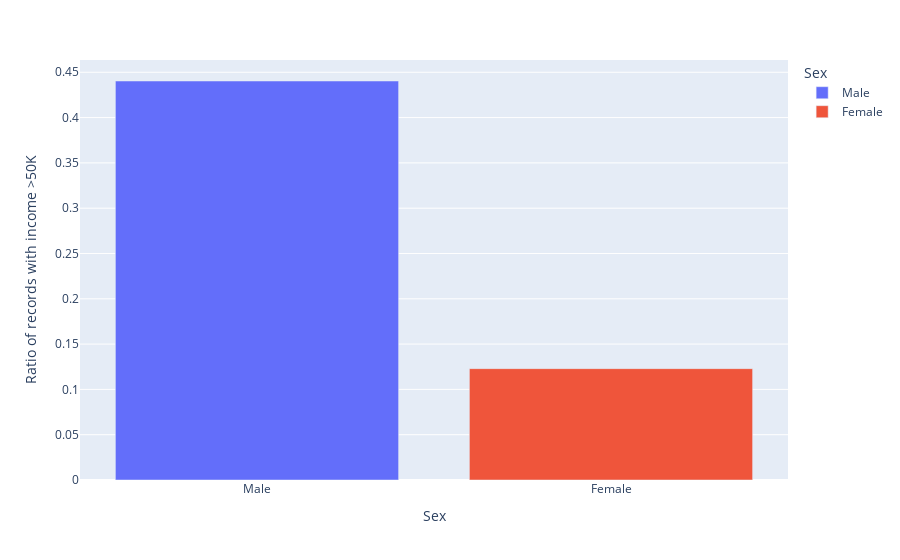

Notebook code for this chart:
### Markdown cell above
##### Sex vs Income

### Code cell
incomeGender = df_original.groupby('sex').income.value_counts()
Female = incomeGender[1]/incomeGender[0]
Male = incomeGender[3]/incomeGender[2]
temp = {}
temp['probability'] = Male,Female
temp['sex'] = ['Male','Female']

genderGraph = pd.DataFrame(temp)

fig = px.bar(genderGraph,
             x = 'sex',
             y = 'probability',
             color='sex',
             labels={'probability':'Ratio of records with income >50K','sex':'Sex'})
fig.show()

### Figure 1 — Plotly figure (JSON) as saved in the notebook; plotly's stock layout.template omitted (floating-point values rounded to 4 significant figures)
{"data": [{"alignmentgroup": "True", "hovertemplate": "Sex=%{x}<br>Ratio of records with income >50K=%{y}<extra></extra>", "legendgroup": "Male", "marker": {"color": "#636efa", "pattern": {"shape": ""}}, "name": "Male", "offsetgroup": "Male", "orientation": "v", "showlegend": true, "textposition": "auto", "type": "bar", "x": ["Male"], "xaxis": "x", "y": [0.4404], "yaxis": "y"}, {"alignmentgroup": "True", "hovertemplate": "Sex=%{x}<br>Ratio of records with income >50K=%{y}<extra></extra>", "legendgroup": "Female", "marker": {"color": "#EF553B", "pattern": {"shape": ""}}, "name": "Female", "offsetgroup": "Female", "orientation": "v", "showlegend": true, "textposition": "auto", "type": "bar", "x": ["Female"], "xaxis": "x", "y": [0.1229], "yaxis": "y"}], "layout": {"barmode": "relative", "legend": {"title": {"text": "Sex"}, "tracegroupgap": 0}, "margin": {"t": 60}, "xaxis": {"anchor": "y", "categoryarray": ["Male", "Female"], "categoryorder": "array", "domain": [0, 1], "title": {"text": "Sex"}}, "yaxis": {"anchor": "x", "domain": [0, 1], "title": {"text": "Ratio of records with income >50K"}}}}
